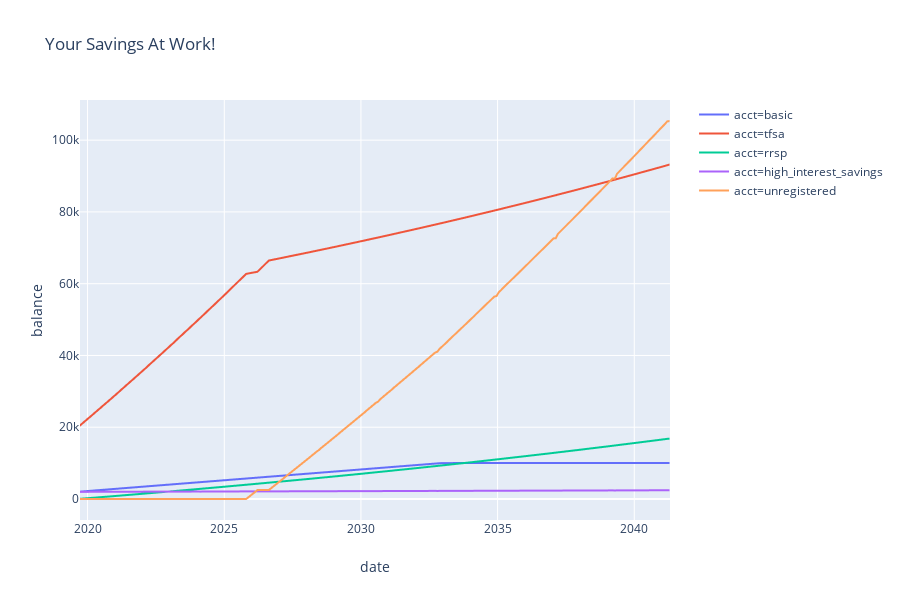

The notebook cell this image was saved under:
### Markdown cell above
# Visualize

## TODO:

- We over-contribute to RRSP, if we set a goal and a timeline we can make sure we don't hit the 35k limit before then (although it's not really terrible to have money left in it just from interest)

### Code cell
import plotly.express as px
px.line(cfs, x="date", y="balance", color="acct", title = "Your Savings At Work!", hover_data=["note"])

### Figure 1 — Plotly figure (JSON) as saved in the notebook; plotly's stock layout.template omitted (floating-point values rounded to 4 significant figures; data arrays with more than 128 entries replaced by an {"elided": "..."} marker saying what was removed)
{"data": [{"customdata": {"elided": "260x1 str values"}, "hoverlabel": {"namelength": 0}, "hovertemplate": "acct=basic<br>date=%{x}<br>balance=%{y}<br>note=%{customdata[0]}", "legendgroup": "acct=basic", "line": {"color": "#636efa", "dash": "solid"}, "mode": "lines", "name": "acct=basic", "showlegend": true, "type": "scattergl", "x": {"elided": "260 str values"}, "xaxis": "x", "y": {"elided": "260 float values"}, "yaxis": "y"}, {"customdata": {"elided": "260x1 str values"}, "hoverlabel": {"namelength": 0}, "hovertemplate": "acct=tfsa<br>date=%{x}<br>balance=%{y}<br>note=%{customdata[0]}", "legendgroup": "acct=tfsa", "line": {"color": "#EF553B", "dash": "solid"}, "mode": "lines", "name": "acct=tfsa", "showlegend": true, "type": "scattergl", "x": {"elided": "260 str values"}, "xaxis": "x", "y": {"elided": "260 float values"}, "yaxis": "y"}, {"customdata": {"elided": "260x1 str values"}, "hoverlabel": {"namelength": 0}, "hovertemplate": "acct=rrsp<br>date=%{x}<br>balance=%{y}<br>note=%{customdata[0]}", "legendgroup": "acct=rrsp", "line": {"color": "#00cc96", "dash": "solid"}, "mode": "lines", "name": "acct=rrsp", "showlegend": true, "type": "scattergl", "x": {"elided": "260 str values"}, "xaxis": "x", "y": {"elided": "260 float values"}, "yaxis": "y"}, {"customdata": {"elided": "260x1 str values"}, "hoverlabel": {"namelength": 0}, "hovertemplate": "acct=high_interest_savings<br>date=%{x}<br>balance=%{y}<br>note=%{customdata[0]}", "legendgroup": "acct=high_interest_savings", "line": {"color": "#ab63fa", "dash": "solid"}, "mode": "lines", "name": "acct=high_interest_savings", "showlegend": true, "type": "scattergl", "x": {"elided": "260 str values"}, "xaxis": "x", "y": {"elided": "260 float values"}, "yaxis": "y"}, {"customdata": {"elided": "260x1 null values"}, "hoverlabel": {"namelength": 0}, "hovertemplate": "acct=unregistered<br>date=%{x}<br>balance=%{y}<br>note=%{customdata[0]}", "legendgroup": "acct=unregistered", "line": {"color": "#FFA15A", "dash": "solid"}, "mode": "lines", "name": "acct=unregistered", "showlegend": true, "type": "scattergl", "x": {"elided": "260 str values"}, "xaxis": "x", "y": {"elided": "260 float values"}, "yaxis": "y"}], "layout": {"height": 600, "legend": {"tracegroupgap": 0}, "title": {"text": "Your Savings At Work!"}, "xaxis": {"anchor": "y", "domain": [0, 0.98], "title": {"text": "date"}}, "yaxis": {"anchor": "x", "domain": [0, 1], "title": {"text": "balance"}}}}
